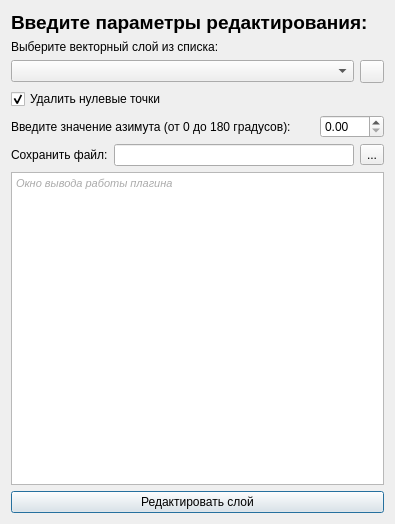
<?xml version="1.0" encoding="UTF-8"?>
<ui version="4.0">
 <class>bpla_plugin_flightsDialogBase</class>
 <widget class="QDialog" name="bpla_plugin_flightsDialogBase">
  <property name="geometry">
   <rect>
    <x>0</x>
    <y>0</y>
    <width>395</width>
    <height>524</height>
   </rect>
  </property>
  <property name="windowTitle">
   <string>bpla_plugin_flights</string>
  </property>
  <layout class="QVBoxLayout" name="verticalLayout">
   <item>
    <widget class="QLabel" name="label_3">
     <property name="font">
      <font>
       <pointsize>14</pointsize>
       <weight>75</weight>
       <bold>true</bold>
      </font>
     </property>
     <property name="text">
      <string>Введите параметры редактирования: </string>
     </property>
    </widget>
   </item>
   <item>
    <widget class="QLabel" name="label_2">
     <property name="text">
      <string>Выберите векторный слой из списка:</string>
     </property>
    </widget>
   </item>
   <item>
    <layout class="QHBoxLayout" name="horizontalLayout_2">
     <item>
      <widget class="QComboBox" name="comboBox"/>
     </item>
     <item>
      <widget class="QToolButton" name="toolButton_cbreload">
       <property name="text">
        <string/>
       </property>
       <property name="icon">
        <iconset>
         <normaloff>icon_reload.png</normaloff>icon_reload.png</iconset>
       </property>
      </widget>
     </item>
    </layout>
   </item>
   <item>
    <widget class="QCheckBox" name="checkBox">
     <property name="text">
      <string>Удалить нулевые точки</string>
     </property>
     <property name="checked">
      <bool>true</bool>
     </property>
    </widget>
   </item>
   <item>
    <layout class="QHBoxLayout" name="horizontalLayout_4">
     <item>
      <widget class="QLabel" name="label_4">
       <property name="text">
        <string>Введите значение азимута (от 0 до 180 градусов): </string>
       </property>
      </widget>
     </item>
     <item>
      <spacer name="horizontalSpacer">
       <property name="orientation">
        <enum>Qt::Horizontal</enum>
       </property>
       <property name="sizeHint" stdset="0">
        <size>
         <width>40</width>
         <height>20</height>
        </size>
       </property>
      </spacer>
     </item>
     <item>
      <widget class="QDoubleSpinBox" name="doubleSpinBox">
       <property name="autoFillBackground">
        <bool>false</bool>
       </property>
       <property name="maximum">
        <double>180.000000000000000</double>
       </property>
      </widget>
     </item>
    </layout>
   </item>
   <item>
    <layout class="QHBoxLayout" name="horizontalLayout">
     <item>
      <widget class="QLabel" name="label">
       <property name="text">
        <string>Сохранить файл:</string>
       </property>
      </widget>
     </item>
     <item>
      <widget class="QLineEdit" name="lineEdit"/>
     </item>
     <item>
      <widget class="QToolButton" name="toolButton">
       <property name="text">
        <string>...</string>
       </property>
      </widget>
     </item>
    </layout>
   </item>
   <item>
    <widget class="QTextEdit" name="textEdit">
     <property name="enabled">
      <bool>true</bool>
     </property>
     <property name="readOnly">
      <bool>true</bool>
     </property>
     <property name="html">
      <string>&lt;!DOCTYPE HTML PUBLIC &quot;-//W3C//DTD HTML 4.0//EN&quot; &quot;http://www.w3.org/TR/REC-html40/strict.dtd&quot;&gt;
&lt;html&gt;&lt;head&gt;&lt;meta name=&quot;qrichtext&quot; content=&quot;1&quot; /&gt;&lt;style type=&quot;text/css&quot;&gt;
p, li { white-space: pre-wrap; }
&lt;/style&gt;&lt;/head&gt;&lt;body style=&quot; font-family:'MS Shell Dlg 2'; font-size:8.25pt; font-weight:400; font-style:normal;&quot;&gt;
&lt;p style=&quot; margin-top:0px; margin-bottom:0px; margin-left:0px; margin-right:0px; -qt-block-indent:0; text-indent:0px;&quot;&gt;&lt;span style=&quot; font-style:italic; color:#aaaaaa;&quot;&gt;Окно вывода работы плагина&lt;/span&gt;&lt;/p&gt;&lt;/body&gt;&lt;/html&gt;</string>
     </property>
     <property name="acceptRichText">
      <bool>false</bool>
     </property>
    </widget>
   </item>
   <item>
    <widget class="QPushButton" name="pushButton">
     <property name="text">
      <string>Редактировать слой</string>
     </property>
    </widget>
   </item>
  </layout>
 </widget>
 <resources/>
 <connections/>
</ui>
